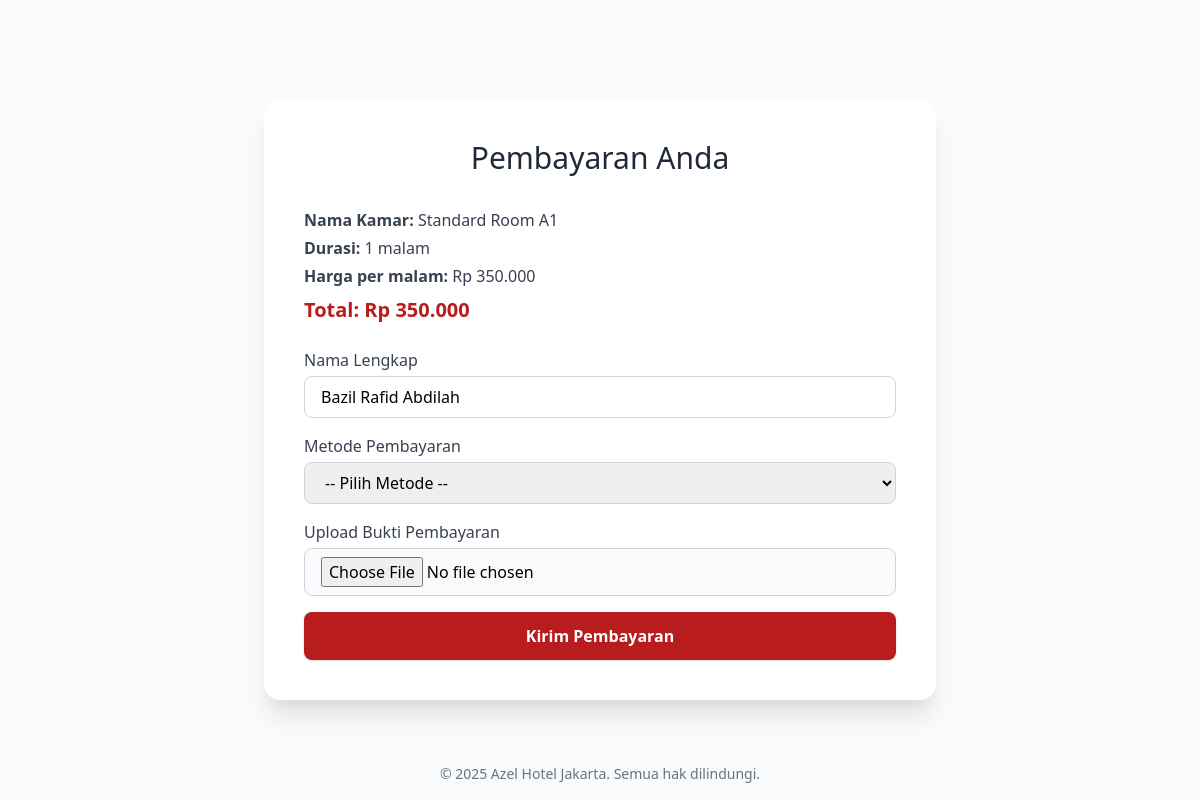
Screenshot of /payment.php (signed in) with the database file from the repository.
### tables this page shows
CREATE TABLE `kamar` (
  `id_kamar` int NOT NULL,
  `id_tipe` int DEFAULT NULL,
  `nama_kamar` varchar(100) NOT NULL,
  `deskripsi` text,
  `harga_per_malam` decimal(10,2) NOT NULL,
  `foto` varchar(255) DEFAULT NULL,
  `status` enum('tersedia','tidak tersedia') DEFAULT 'tersedia'
);

CREATE TABLE `reservasi` (
  `id_reservasi` int NOT NULL,
  `id_user` int NOT NULL,
  `id_kamar` int NOT NULL,
  `check_in` date NOT NULL,
  `check_out` date NOT NULL,
  `total_harga` decimal(10,2) NOT NULL,
  `status_pembayaran` enum('pending','menunggu konfirmasi','dikonfirmasi','dibatalkan') DEFAULT 'pending',
  `bukti_pembayaran` varchar(255) DEFAULT NULL,
  `created_at` datetime DEFAULT CURRENT_TIMESTAMP
);

### payment.php (the view, shortened to what this page needs)
<?php
$db = new Database();
$conn = $db->connect();
$stmt = $conn->prepare("SELECT * FROM reservasi WHERE id_user = ? AND status_pembayaran = 'pending' ORDER BY id_reservasi DESC LIMIT 1");
$stmt->execute([$_SESSION['user_id']]);
$order = $stmt->fetch(PDO::FETCH_ASSOC);
$stmt2 = $conn->prepare("SELECT harga_per_malam, nama_kamar FROM kamar WHERE id_kamar = ?");
$stmt2->execute([$order['id_kamar']]);
$room = $stmt2->fetch(PDO::FETCH_ASSOC);
$checkin = new DateTime($order['check_in']);
$checkout = new DateTime($order['check_out']);
$durasi = $checkin->diff($checkout)->days;
$total = $durasi * $room['harga_per_malam'];
?>
<!DOCTYPE html>
<html lang="id">
<head>
  <link href="https://cdn.jsdelivr.net/npm/tailwindcss@2.2.19/dist/tailwind.min.css" rel="stylesheet">
</head>
<body class="bg-gray-50 flex items-center justify-center min-h-screen">
  <div class="bg-white shadow-xl rounded-2xl p-10 w-full max-w-2xl">
    <h2 class="text-3xl font-light text-center text-gray-800 mb-8">Pembayaran Anda</h2>
    <div class="mb-6 text-gray-700">
      <p class="mb-1"><span class="font-semibold">Nama Kamar:</span> <?= htmlspecialchars($room['nama_kamar']); ?></p>
      <p class="mb-1"><span class="font-semibold">Durasi:</span> <?= $durasi; ?> malam</p>
      <p class="mb-1"><span class="font-semibold">Harga per malam:</span> Rp <?= number_format($room['harga_per_malam'], 0, ',', '.'); ?></p>
      <p class="text-xl font-bold mt-2 text-red-700">Total: Rp <?= number_format($total, 0, ',', '.'); ?></p>
    </div>
    <form action="action_payment.php" method="POST" enctype="multipart/form-data" class="space-y-4">
      <div>
        <label class="block text-gray-700 font-medium mb-1">Nama Lengkap</label>
        <input type="text" name="nama" value="<?= htmlspecialchars($_SESSION['user_nama'] ?? '') ?>" required class="w-full border border-gray-300 rounded-lg px-4 py-2 focus:ring-2 focus:ring-red-500 outline-none">
      </div>
      <div>
        <label class="block text-gray-700 font-medium mb-1">Metode Pembayaran</label>
        <select name="metode" required class="w-full border border-gray-300 rounded-lg px-4 py-2 focus:ring-2 focus:ring-red-500 outline-none">
          <option value="">-- Pilih Metode --</option>
        </select>
      </div>
      <div>
        <label class="block text-gray-700 font-medium mb-1">Upload Bukti Pembayaran</label>
        <input type="file" name="bukti" accept="image/*" required class="w-full border border-gray-300 rounded-lg px-4 py-2 bg-gray-50">
      </div>
      <button type="submit" class="bg-red-700 hover:bg-red-900 text-white font-semibold py-3 px-6 rounded-lg w-full transition duration-200 shadow">
        Kirim Pembayaran
      </button>
    </form>
  </div>
  <footer class="absolute bottom-4 text-center w-full text-gray-500 text-sm">
    &copy; <?= date('Y'); ?> Azel Hotel Jakarta. Semua hak dilindungi.
  </footer>
</body>
</html>

### rows the page displays
kamar: nama_kamar "Standard Room A1", harga_per_malam "350.000"
reservasi: durasi "1", total "350.000"
